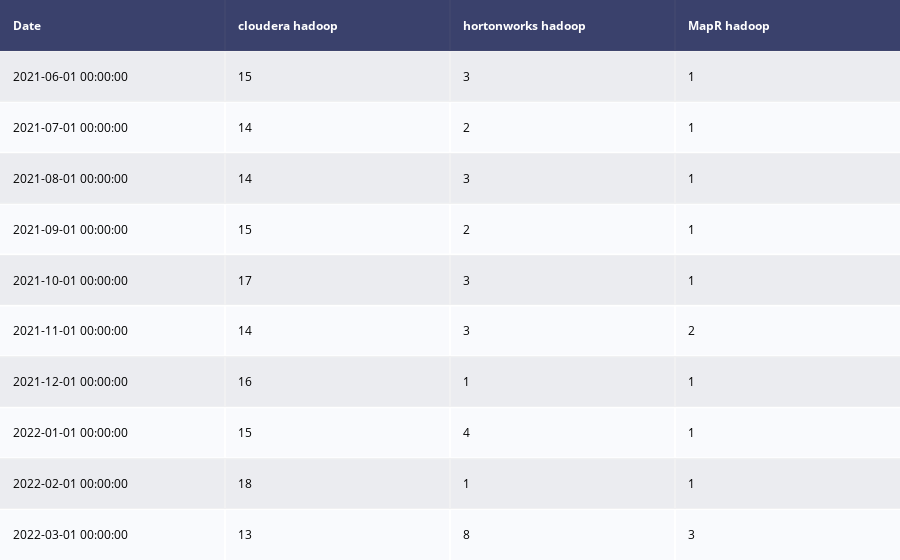

The notebook cell this image was saved under:
### Code cell
df = table_interest_over_time(kw_list, None, True);

### Figure 1 — Plotly figure (JSON) as saved in the notebook; plotly's stock layout.template omitted (floating-point values rounded to 4 significant figures)
{"data": [{"colorscale": [[0, "#00083e"], [0.5, "#ededee"], [1, "#ffffff"]], "hoverinfo": "none", "opacity": 0.75, "showscale": false, "type": "heatmap", "z": [[0, 0, 0, 0], [0.5, 0.5, 0.5, 0.5], [1, 1, 1, 1], [0.5, 0.5, 0.5, 0.5], [1, 1, 1, 1], [0.5, 0.5, 0.5, 0.5], [1, 1, 1, 1], [0.5, 0.5, 0.5, 0.5], [1, 1, 1, 1], [0.5, 0.5, 0.5, 0.5], [1, 1, 1, 1]]}], "layout": {"annotations": [{"align": "left", "font": {"color": "#ffffff"}, "showarrow": false, "text": "<b>Date</b>", "x": -0.45, "xanchor": "left", "xref": "x", "y": 0, "yref": "y"}, {"align": "left", "font": {"color": "#ffffff"}, "showarrow": false, "text": "<b>cloudera hadoop</b>", "x": 0.55, "xanchor": "left", "xref": "x", "y": 0, "yref": "y"}, {"align": "left", "font": {"color": "#ffffff"}, "showarrow": false, "text": "<b>hortonworks hadoop</b>", "x": 1.55, "xanchor": "left", "xref": "x", "y": 0, "yref": "y"}, {"align": "left", "font": {"color": "#ffffff"}, "showarrow": false, "text": "<b>MapR hadoop</b>", "x": 2.55, "xanchor": "left", "xref": "x", "y": 0, "yref": "y"}, {"align": "left", "font": {"color": "#000000"}, "showarrow": false, "text": "2021-06-01 00:00:00", "x": -0.45, "xanchor": "left", "xref": "x", "y": 1, "yref": "y"}, {"align": "left", "font": {"color": "#000000"}, "showarrow": false, "text": "15", "x": 0.55, "xanchor": "left", "xref": "x", "y": 1, "yref": "y"}, {"align": "left", "font": {"color": "#000000"}, "showarrow": false, "text": "3", "x": 1.55, "xanchor": "left", "xref": "x", "y": 1, "yref": "y"}, {"align": "left", "font": {"color": "#000000"}, "showarrow": false, "text": "1", "x": 2.55, "xanchor": "left", "xref": "x", "y": 1, "yref": "y"}, {"align": "left", "font": {"color": "#000000"}, "showarrow": false, "text": "2021-07-01 00:00:00", "x": -0.45, "xanchor": "left", "xref": "x", "y": 2, "yref": "y"}, {"align": "left", "font": {"color": "#000000"}, "showarrow": false, "text": "14", "x": 0.55, "xanchor": "left", "xref": "x", "y": 2, "yref": "y"}, {"align": "left", "font": {"color": "#000000"}, "showarrow": false, "text": "2", "x": 1.55, "xanchor": "left", "xref": "x", "y": 2, "yref": "y"}, {"align": "left", "font": {"color": "#000000"}, "showarrow": false, "text": "1", "x": 2.55, "xanchor": "left", "xref": "x", "y": 2, "yref": "y"}, {"align": "left", "font": {"color": "#000000"}, "showarrow": false, "text": "2021-08-01 00:00:00", "x": -0.45, "xanchor": "left", "xref": "x", "y": 3, "yref": "y"}, {"align": "left", "font": {"color": "#000000"}, "showarrow": false, "text": "14", "x": 0.55, "xanchor": "left", "xref": "x", "y": 3, "yref": "y"}, {"align": "left", "font": {"color": "#000000"}, "showarrow": false, "text": "3", "x": 1.55, "xanchor": "left", "xref": "x", "y": 3, "yref": "y"}, {"align": "left", "font": {"color": "#000000"}, "showarrow": false, "text": "1", "x": 2.55, "xanchor": "left", "xref": "x", "y": 3, "yref": "y"}, {"align": "left", "font": {"color": "#000000"}, "showarrow": false, "text": "2021-09-01 00:00:00", "x": -0.45, "xanchor": "left", "xref": "x", "y": 4, "yref": "y"}, {"align": "left", "font": {"color": "#000000"}, "showarrow": false, "text": "15", "x": 0.55, "xanchor": "left", "xref": "x", "y": 4, "yref": "y"}, {"align": "left", "font": {"color": "#000000"}, "showarrow": false, "text": "2", "x": 1.55, "xanchor": "left", "xref": "x", "y": 4, "yref": "y"}, {"align": "left", "font": {"color": "#000000"}, "showarrow": false, "text": "1", "x": 2.55, "xanchor": "left", "xref": "x", "y": 4, "yref": "y"}, {"align": "left", "font": {"color": "#000000"}, "showarrow": false, "text": "2021-10-01 00:00:00", "x": -0.45, "xanchor": "left", "xref": "x", "y": 5, "yref": "y"}, {"align": "left", "font": {"color": "#000000"}, "showarrow": false, "text": "17", "x": 0.55, "xanchor": "left", "xref": "x", "y": 5, "yref": "y"}, {"align": "left", "font": {"color": "#000000"}, "showarrow": false, "text": "3", "x": 1.55, "xanchor": "left", "xref": "x", "y": 5, "yref": "y"}, {"align": "left", "font": {"color": "#000000"}, "showarrow": false, "text": "1", "x": 2.55, "xanchor": "left", "xref": "x", "y": 5, "yref": "y"}, {"align": "left", "font": {"color": "#000000"}, "showarrow": false, "text": "2021-11-01 00:00:00", "x": -0.45, "xanchor": "left", "xref": "x", "y": 6, "yref": "y"}, {"align": "left", "font": {"color": "#000000"}, "showarrow": false, "text": "14", "x": 0.55, "xanchor": "left", "xref": "x", "y": 6, "yref": "y"}, {"align": "left", "font": {"color": "#000000"}, "showarrow": false, "text": "3", "x": 1.55, "xanchor": "left", "xref": "x", "y": 6, "yref": "y"}, {"align": "left", "font": {"color": "#000000"}, "showarrow": false, "text": "2", "x": 2.55, "xanchor": "left", "xref": "x", "y": 6, "yref": "y"}, {"align": "left", "font": {"color": "#000000"}, "showarrow": false, "text": "2021-12-01 00:00:00", "x": -0.45, "xanchor": "left", "xref": "x", "y": 7, "yref": "y"}, {"align": "left", "font": {"color": "#000000"}, "showarrow": false, "text": "16", "x": 0.55, "xanchor": "left", "xref": "x", "y": 7, "yref": "y"}, {"align": "left", "font": {"color": "#000000"}, "showarrow": false, "text": "1", "x": 1.55, "xanchor": "left", "xref": "x", "y": 7, "yref": "y"}, {"align": "left", "font": {"color": "#000000"}, "showarrow": false, "text": "1", "x": 2.55, "xanchor": "left", "xref": "x", "y": 7, "yref": "y"}, {"align": "left", "font": {"color": "#000000"}, "showarrow": false, "text": "2022-01-01 00:00:00", "x": -0.45, "xanchor": "left", "xref": "x", "y": 8, "yref": "y"}, {"align": "left", "font": {"color": "#000000"}, "showarrow": false, "text": "15", "x": 0.55, "xanchor": "left", "xref": "x", "y": 8, "yref": "y"}, {"align": "left", "font": {"color": "#000000"}, "showarrow": false, "text": "4", "x": 1.55, "xanchor": "left", "xref": "x", "y": 8, "yref": "y"}, {"align": "left", "font": {"color": "#000000"}, "showarrow": false, "text": "1", "x": 2.55, "xanchor": "left", "xref": "x", "y": 8, "yref": "y"}, {"align": "left", "font": {"color": "#000000"}, "showarrow": false, "text": "2022-02-01 00:00:00", "x": -0.45, "xanchor": "left", "xref": "x", "y": 9, "yref": "y"}, {"align": "left", "font": {"color": "#000000"}, "showarrow": false, "text": "18", "x": 0.55, "xanchor": "left", "xref": "x", "y": 9, "yref": "y"}, {"align": "left", "font": {"color": "#000000"}, "showarrow": false, "text": "1", "x": 1.55, "xanchor": "left", "xref": "x", "y": 9, "yref": "y"}, {"align": "left", "font": {"color": "#000000"}, "showarrow": false, "text": "1", "x": 2.55, "xanchor": "left", "xref": "x", "y": 9, "yref": "y"}, {"align": "left", "font": {"color": "#000000"}, "showarrow": false, "text": "2022-03-01 00:00:00", "x": -0.45, "xanchor": "left", "xref": "x", "y": 10, "yref": "y"}, {"align": "left", "font": {"color": "#000000"}, "showarrow": false, "text": "13", "x": 0.55, "xanchor": "left", "xref": "x", "y": 10, "yref": "y"}, {"align": "left", "font": {"color": "#000000"}, "showarrow": false, "text": "8", "x": 1.55, "xanchor": "left", "xref": "x", "y": 10, "yref": "y"}, {"align": "left", "font": {"color": "#000000"}, "showarrow": false, "text": "3", "x": 2.55, "xanchor": "left", "xref": "x", "y": 10, "yref": "y"}], "autosize": true, "margin": {"b": 0, "l": 0, "r": 0, "t": 0}, "xaxis": {"autorange": true, "dtick": 1, "gridwidth": 2, "range": [-0.5, 3.5], "showticklabels": false, "tick0": -0.5, "ticks": "", "zeroline": false}, "yaxis": {"autorange": true, "dtick": 1, "gridwidth": 2, "range": [10.5, -0.5], "showticklabels": false, "tick0": 0.5, "ticks": "", "zeroline": false}}}
